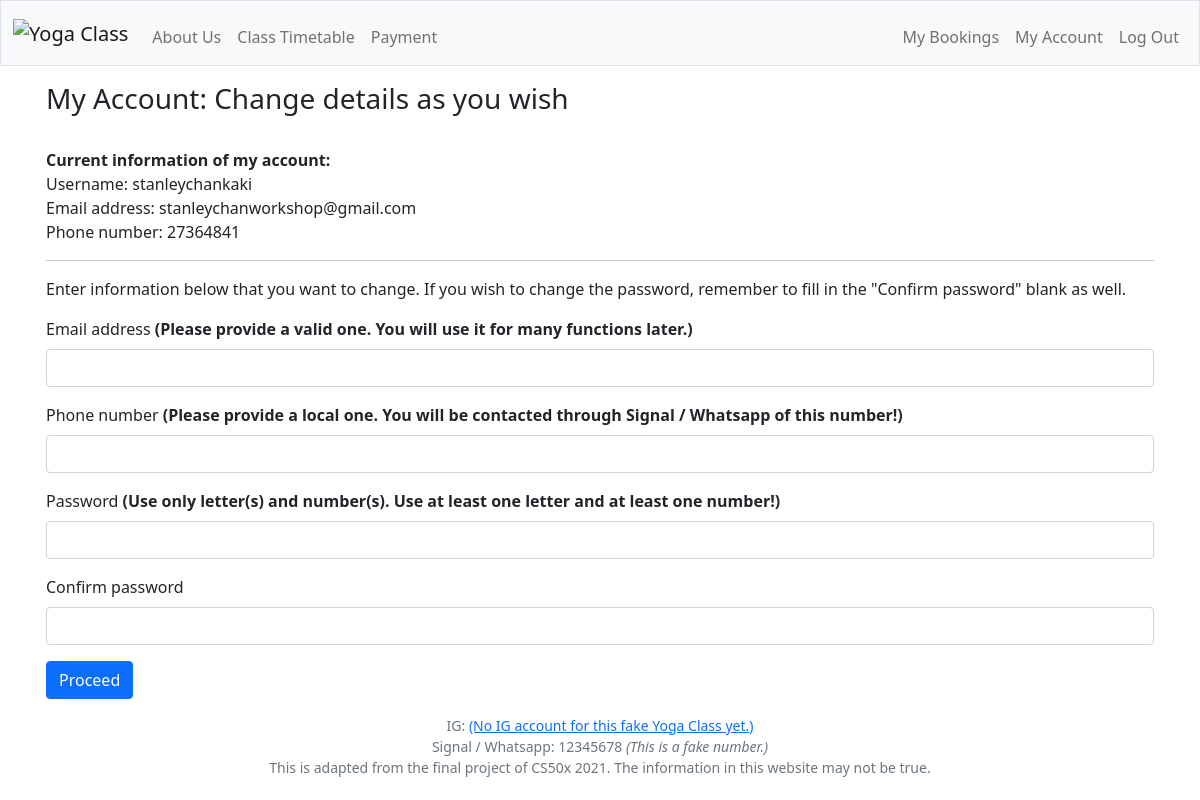
/myaccount (signed in), run on the app's committed database.
### tables this page shows
CREATE TABLE accounts (id INTEGER NOT NULL, nickname TEXT NOT NULL, gender TEXT NOT NULL, birthyear NUMERIC NOT NULL, username TEXT NOT NULL, email TEXT NOT NULL, phone TEXT NOT NULL, hash TEXT NOT NULL, PRIMARY KEY(id));

### application.py (the view, shortened to what this page needs)
@app.route("/myaccount", methods=["GET", "POST"])
@login_required
def myaccount():
    if request.method == "GET":
        if session.get("user_id") is None:
            flash("Please login before you manage your account.")
            return render_template("login.html")
        else:
            user_id = session["user_id"]
            user = db.execute("SELECT * FROM accounts WHERE id = ?", user_id)
            return render_template("myaccount.html", user=user)

### application.py (called while the page is built)
def login_required(f):
    @wraps(f)
    def decorated_function(*args, **kwargs):
        if session.get("user_id") is None:
            flash("Please log in first. If you do not have any account, create one first.")
            return redirect("/login")
        return f(*args, **kwargs)
    return decorated_function

### templates/myaccount.html (shortened to what this page needs)
{% extends "layout.html" %}
{% block main %}
    <h3>My Account: Change details as you wish</h3>
    <br><strong>Current information of my account:</strong>
    <br>Username: {{ user[0]["username"] }}
    <br>Email address: {{ user[0]["email"] }}
    <br>Phone number: {{ user[0]["phone"] }}
    <hr>
    <p>Enter information below that you want to change. If you wish to change the password, remember to fill in the "Confirm password" blank as well.</p>
    <form action="/myaccount" method="post">
        <div class="mb-3">
            <label for="email" class="form-label">Email address <strong>(Please provide a valid one. You will use it for many functions later.)</strong></label>
            <input type="email" class="form-control" id="email" name="email" autocomplete="off">
        </div>
        <div class="mb-3">
            <label for="phone" class="form-label">Phone number <strong>(Please provide a local one. You will be contacted through Signal / Whatsapp of this number!)</strong></label>
            <input type="number" class="form-control" id="phone" name="phone" autocomplete="off">
        </div>
        <div class="mb-3">
            <label for="password" class="form-label">Password <strong>(Use only letter(s) and number(s). Use at least one letter and at least one number!)</strong></label>
            <input type="password" class="form-control" id="password" name="password" autocomplete="off">
        </div>
        <div class="mb-3">
            <label for="confirm_pw" class="form-label">Confirm password</label>
            <input type="password" class="form-control" id="confirm_pw" name="confirm_pw" autocomplete="off">
        </div>
        <button class="btn btn-primary" type="submit">Proceed</button>
    </form>
{% endblock %}

### data on the page
accounts: username "stanleychankaki", email "stanleychanworkshop@gmail.com", phone "27364841"
